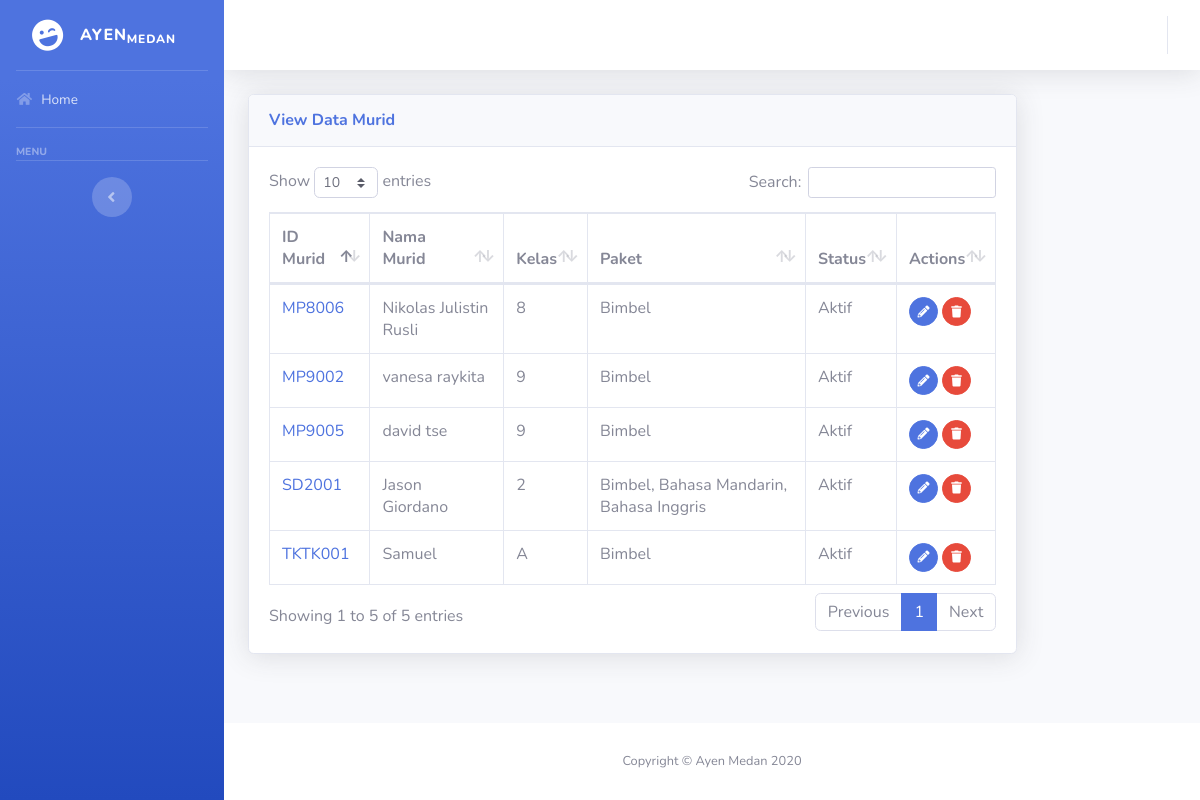
The app's page /view-data-murid.php with its own data.
### tables this page shows
CREATE TABLE `murid` (
  `idMurid` varchar(10) NOT NULL,
  `namaMurid` text NOT NULL,
  `namaOrtu` text NOT NULL,
  `noHP` varchar(12) NOT NULL,
  `gender` enum('Laki-Laki','Perempuan') NOT NULL,
  `kelas` text NOT NULL,
  `tglDaftar` date NOT NULL,
  `paket` text NOT NULL,
  `tingkat` enum('TK','SD','SMP','SMA') NOT NULL,
  `statusMurid` enum('Aktif','Pasif') NOT NULL DEFAULT 'Aktif'
);

### view-data-murid.php (the view, shortened to what this page needs)
<?php
include("koneksi.php");
?>
<html>
    <head>
        <link href="vendor/fontawesome-free/css/all.min.css" rel="stylesheet" type="text/css">
        <link href="css/sb-admin-2.min.css" rel="stylesheet">
		<link href="vendor/datatables/dataTables.bootstrap4.min.css" rel="stylesheet">
    </head>
    <body id="page-top">
    <div id="wrapper">
        <?php include("sidebar.php"); ?>
        <div id="content-wrapper" class="d-flex flex-column">
            <div id="content">
                <nav class="navbar navbar-expand navbar-light bg-white topbar mb-4 static-top shadow">
                    <?php include("topBar.php"); ?>
                </nav>
                <div class="container-fluid">
                    <div class="row">
						<div class="col-xs-12 col-sm-12 col-md-10 col-lg-10">
							<div class="card shadow mb-4">
								<div class="card-header py-3">
									<h6 class="m-0 font-weight-bold text-primary">View Data Murid</h6>
								</div>
								<div class="card-body">
									<div class="table-responsive">
										<table class="table table-bordered" id="dataTable" width="100%" cellspacing="0">
											<thead>
												<tr>
													<th>ID Murid</th>
													<th>Nama Murid</th>
													<th>Kelas</th>
													<th>Paket</th>
													<th>Status</th>
													<th>Actions</th>
												</tr>
											</thead>
											<tbody>
												<?php
												$listDataMurid = mysqli_query($db, "SELECT * FROM `murid`");
												if (mysqli_num_rows($listDataMurid) > 0 ) {
													while($data = mysqli_fetch_array($listDataMurid)) {
												?>
												<tr>
													<td><a href="view-jadwal-murid.php?id=<?php echo $data['idMurid']; ?>"><?php echo $data['idMurid']; ?></a></td>
													<td><?php echo $data['namaMurid']; ?></td>
													<td><?php echo $data['kelas']; ?></td>
													<td><?php echo $data['paket']; ?></td>
													<td><?php echo $data['statusMurid']; ?></td>
													<td>
														<a href="edit-data-murid.php?id=<?= $data['idMurid']; ?>" class="btn btn-primary btn-circle btn-sm"><i class="fa fa-pencil-alt"></i></a>
														<a href="delete-murid.php?id=<?= $data['idMurid']; ?>" class="btn btn-danger btn-circle btn-sm"><i class="fa fa-trash"></i></a>
													</td>
												</tr>
												<?php
													}
												}
												?>
											</tbody>
										</table>
									</div>
								</div>
							</div>
						</div>
					</div>
				</div>
			</div>
			<footer class="sticky-footer bg-white">
				<div class="container my-auto">
					<div class="copyright text-center my-auto">
						<span>Copyright &copy; Ayen Medan 2020</span>
					</div>
				</div>
			</footer>
		</div>
	</div>
	</body>
</html>

### records on screen
murid: idMurid "SD2001", namaMurid "Jason Giordano", kelas "2", paket "Bimbel, Bahasa Mandarin, Bahasa Inggris", statusMurid "Aktif"
murid: idMurid "MP9002", namaMurid "vanesa raykita", kelas "9", paket "Bimbel", statusMurid "Aktif"
murid: idMurid "MP9005", namaMurid "david tse", kelas "9", paket "Bimbel", statusMurid "Aktif"
murid: idMurid "MP8006", namaMurid "Nikolas Julistin Rusli", kelas "8", paket "Bimbel", statusMurid "Aktif"
murid: idMurid "TKTK001", namaMurid "Samuel", kelas "A", paket "Bimbel", statusMurid "Aktif"
